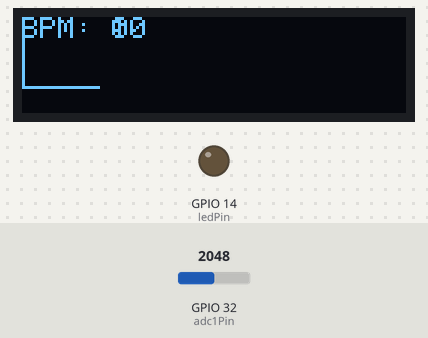
Bench run of a program on a simulated ESP32. On the bench: 128×32 one-colour display, output pins drawn as LEDs (lit = HIGH). Inputs (shaded band) come from the test bench; at power-on: GPIO 32 (adc1Pin) = 2048. What the program prints to the serial monitor is not drawn.

Above: at 5.2 s.
5.3 s: GPIO 32 (adc1Pin) set to 1960
At 5.72 s:
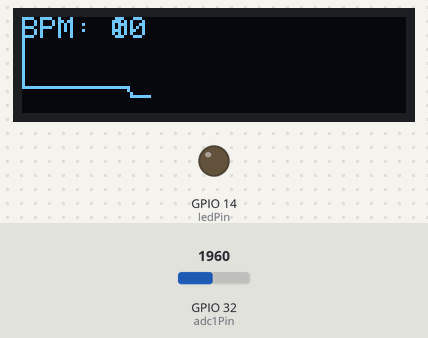
7.0 s: GPIO 32 (adc1Pin) set to 2040
At 9.41 s:
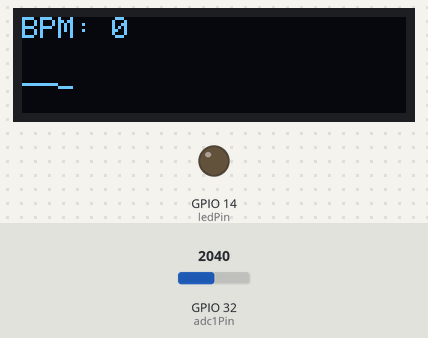
10.0 s: GPIO 32 (adc1Pin) set to 2047
At 10.63 s:
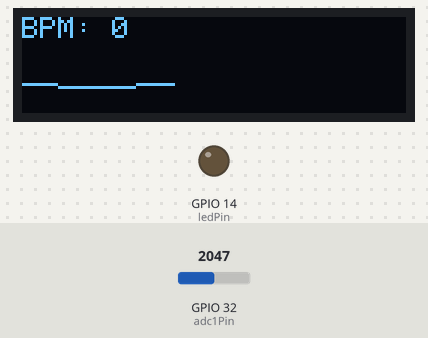
Timing chart, 0 to 13.0 s (numbered marks = the images above; inputs shaded):
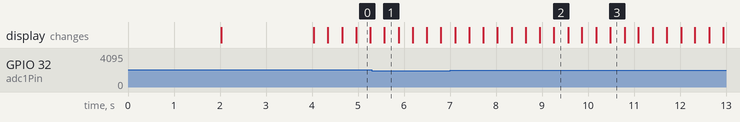

The program:

main.cpp
```cpp
// Burak

#include <Arduino.h>
#include "circularBuffer.h"
#include <Wire.h>
#include <Adafruit_GFX.h>
#include <Adafruit_SSD1306.h>
#include "pro-fdacoefs.h"

int freq = 1000;
volatile int timer_counter = 0;

int adc1Pin = 32;
int ledPin = 14; //fixa led
// int SDApin = 21
// int SCLpin = 22;

int max_threshold = 800;
int min_threshold = 500;
volatile int peak = 0;
bool at_top = false;
volatile int pulses = 0;
int counter;

bool pulseDetected = false;
bool valueAvailable = false;

volatile int bpm = 10;
int lastTime = 0;

hw_timer_t *timer = NULL;

struct circularBuffer intervals;

struct circularBuffer normalization;
int offset = 0;


#define SCREEN_WIDTH 128 // OLED display width,  in pixels
#define SCREEN_HEIGHT 32 // OLED display height, in pixels

Adafruit_SSD1306 oled(128, 32, &Wire, -1);

int adc_value;
int normalized_value;
//int filtered_value;

int Signal;                // holds the incoming raw data. Signal value can range from 0-1024

int x=0;                   // current position of the cursor
int y=0;
int lastx=0;                // last position of the cursor
int lasty=0;


void checkpulseNInterval(int filtered_value);

void IRAM_ATTR sampleCallback() {

  adc_value = analogRead(adc1Pin);
  valueAvailable = true;

  timer_counter++;
}

  //I setup sker följande:
  //Startar serial monitorn
  //pinModes
  //display setup
  //init av buffers
  //timers/callback
void setup() {
  Serial.begin(115200);
  delay(2000);

  pinMode(ledPin, OUTPUT);

  // initialize OLED display with address 0x3C for 128x64
  if (!oled.begin(SSD1306_SWITCHCAPVCC, 0x3C)) {
    Serial.println(F("SSD1306 allocation failed"));
    while (true);
  }
  delay(2000);         // wait for initializing
  oled.clearDisplay(); // clear display
/*
  oled.setTextSize(1);          // text size
  oled.setTextColor(WHITE);     // text color
  oled.setCursor(0, 0);        // position to display
  oled.println("Hello World!"); // text to display
  oled.display();               // show on OLED
  delay(2000);
  oled.clearDisplay();        // clear display
*/


  int* buf_data1 = (int*) malloc(10 * sizeof(int));
  initCircularBuffer(&intervals,buf_data1, 10);

  int* buf_data2 = (int*) malloc(300 * sizeof(int));
  initCircularBuffer(&normalization,buf_data2, 300);

  timer = timerBegin(0,80,true);
  timerAttachInterrupt(timer,&sampleCallback,true);
  timerAlarmWrite(timer, freq, true);
  timerAlarmEnable(timer);
}

  //Metoden kollar om en puls skett och isåfall sätter pulsedetected = true
  //Uppdatering av threshold sker också här
void checkpulseNInterval(int valueToAnalyse) {

  if (valueToAnalyse > peak) {
    peak = valueToAnalyse;
  }
  peak *= 0.99;

  max_threshold = peak * 0.75;
  min_threshold = peak * 0.50;

  /*if(max_threshold <= 250 && min_threshold <= 250)
  {
    max_threshold = 300;
    min_threshold = 300;
  }*/


  if (valueToAnalyse >= (int)max_threshold) {
    //tänd led
    if(at_top == false) {
      at_top = true;
      pulses++;
      pulseDetected = true;
    }
  }
  if (valueToAnalyse <= (int)min_threshold) {
    //släck led
    at_top = false;
  }

}

void loop() {
  int scaled_value = normalized_value;
  //Serial.println(scaled_value);                    // Send the Signal value to Serial Plotter.

  if(x>SCREEN_WIDTH - 1){                    // reset the screen when cursor reaches the border of the LED screen
      oled.clearDisplay();
      x=0;
      lastx=x;
  }

  //These values need to be determined from your signal dynamically
  int lower_bound = -200;                      //minimum signal values
  int upper_bound = 700;                   //Maximum signal values
  //int lower_bound = -200;                      //minimum signal values
  //int upper_bound = 400;                   //Maximum signal values

  float conversion = (upper_bound-lower_bound)/float(SCREEN_HEIGHT);  // a variable is needed fit signal range received by ADC into the screen height
  y = SCREEN_HEIGHT-((scaled_value-lower_bound)/conversion)-1;              // strength of the signal in the screen coordinates
  if(y<12) y = 12;
  if(y>31) y = 31;
  oled.writeLine(lastx,lasty,x,y,WHITE);                              // write a line between previous and the current cursor positions
  lasty=y;
  lastx=x;
  x++;
  oled.display();

  oled.setTextSize(1);          // text size
  oled.setTextColor(WHITE);     // text color
  oled.setCursor(0, 0);        // position to display
  oled.printf("BPM: %d",  bpm); // text to display
  oled.display();               // show on OLED

  delay(10);

    //Denna del räknar ut intervallet mellan varje puls
  if(pulseDetected) {
    int timeNow = millis();
    int interval = timeNow - lastTime;
    lastTime = timeNow;

    if (interval > 300 && interval < 2000) {
      addElement(&intervals, interval);
    }
    pulseDetected = false;

  }
  int timeNow = millis();
  if (timeNow - lastTime > 2000) {
    bpm = 0;
  }

    //Denna del räknar ut bpm genom att ta average values (metod i circBuff) av varje intervall mellan pulser
    //Detta sker var 20e sekund då sampling sker var 1 ms (1000 Hz)
  if(timer_counter - 10000 >= 0) {
    delay(10);
    timer_counter = 0;
    bpm = (int) 60000 / (float)getAverage(&intervals) ;

  }

  if(valueAvailable) {
    addElement(&normalization,adc_value);
    offset = getAverage(&normalization);
    normalized_value = adc_value - offset;
    checkpulseNInterval(normalized_value);
    valueAvailable = false;
  }


  //printf("Timer_counter %d \n", timer_counter);
  printf("BPM %d \n", bpm);
  printf("pulses %d \n", pulses);
  printf("max_t %d \n", max_threshold);
  printf("min_t %d \n", min_threshold);

  Serial.print(">");
  Serial.print("raw_value:");
  Serial.print(adc_value);
  Serial.print(",");
  Serial.print("norm_value:");
  Serial.print(normalized_value);
  Serial.print(",");
  //Serial.print("filt_value:");
  //Serial.print(filtered_value);
  //Serial.print(",");
}
```

circularBuffer.cpp
```cpp
#include <stdio.h>
#include <limits.h>
#include "circularBuffer.h"


void initCircularBuffer(struct circularBuffer* bufferPtr, int* data, int maxLength) {
  bufferPtr->data = data;
  bufferPtr->head = 0;
  bufferPtr->tail = 0;
  bufferPtr->maxLength = maxLength;
  bufferPtr->size = 0;
  bufferPtr->sum = 0;
  bufferPtr->average = 0;
}

/*
 * This function should check if the buffer pointed to by bufferPtr
 * contains one or more elements with the value specified by the
 * 'value' argument.
 *
 * The function should return:
 *  - 'value' if the an element with the argument value was found in the queue.
 *  - INT_MIN (defined in limits.h) if value was not found.
 */
int contains(struct circularBuffer* bufferPtr, int value)
{
  int startIndex = bufferPtr -> head;

  while (startIndex != bufferPtr->tail)
  {
    if(bufferPtr->data[startIndex] == value) {
      return value;
    }
    startIndex = (startIndex+1) % (bufferPtr->maxLength);
  }
  return INT_MIN;
}

/*
 * This function should add the value specified by the 'value'
 * argument at the tail of the buffer.
 *
 * The function should return:
 *  - 'value' if the value was successfully added to the queue.
 *  - INT_MIN (defined in limits.h) if the value was not added.
 */
int addElement(struct circularBuffer* bufferPtr, int value)
{
  int tailIndex = bufferPtr->tail;
  int headIndex = bufferPtr->head;


  if(bufferPtr->size == bufferPtr->maxLength)  // om det är fullt
  {
    removeHead(bufferPtr);
    bufferPtr->head = (headIndex + 1) % bufferPtr->maxLength;
  }

  bufferPtr->data[tailIndex] = value;
  bufferPtr->tail = (tailIndex + 1) % bufferPtr->maxLength;
  bufferPtr->size++;
  bufferPtr->sum += value;
  return value;

}


/*
 * Remove the oldest element, which is at the head of the queue.
 *
 * The function should return:
 *   - 'value' if the head element was successfully removed
 *   - INT_MIN (defined in limits.h) if no element was removed (i.e., the
 *     queue was empty when the function was called.
 */
int removeHead(struct circularBuffer* bufferPtr)
{
  int startIndex = bufferPtr->head;
  int headValue;

  if(bufferPtr->data[startIndex] != INT_MIN) {
    headValue = bufferPtr->data[startIndex];
    bufferPtr->data[startIndex] = INT_MIN;
    bufferPtr->head = (bufferPtr->head + 1) % (bufferPtr->maxLength);
    bufferPtr->size--;
    bufferPtr->sum -= headValue;
    return headValue;
  }
  return INT_MIN;
}

int get(struct circularBuffer* bufferPtr, int i)
{
  return bufferPtr->data[(bufferPtr->head + i)%bufferPtr->maxLength];
}

/*
 * Print the elements in the buffer from head to tail.
 */
void printBuffer(struct circularBuffer* bufferPtr) {
  int startIndex = bufferPtr -> head;
  while (startIndex != bufferPtr->tail)
  {
    printf("%d, ", bufferPtr->data[startIndex]);
    startIndex = (startIndex+1) % (bufferPtr->maxLength);
  }
}

int getSize(struct circularBuffer* bufferPtr)
{
  return bufferPtr->size;
}

int getSum(struct circularBuffer* bufferPtr)
{
    return bufferPtr->sum;

}

float getAverage(struct circularBuffer* bufferPtr)
{
  return bufferPtr->sum/bufferPtr->size;
}
```

circularBuffer.h
```cpp
#ifndef CIRCULAR_BUFFER_H
#define CIRCULAR_BUFFER_H


/*
 * Data structure used to hold a circular buffer.
 */
struct circularBuffer{
  int * data;
  int head;
  int tail;
  int maxLength;
  int size;
  int sum;
  int average;
};


/*
 * Initialize an empty buffer.
 */
void initCircularBuffer(struct circularBuffer* bufferPtr, int* data, int maxLen);


/*
 * This function should check if the buffer pointed to by bufferPtr
 * contains one or more elements with the value specified by the
 * 'value' argument.
 *
 * The function should return:
 *  - 'value' if the an element with the argument value was found in the queue.
 *  - INT_MIN (defined in limits.h) if value was not found.
 */
int contains(struct circularBuffer* bufferPtr, int value);

/*
 * This function should add the value specified by the 'value'
 * argument at the tail of the buffer.
 *
 * The function should return:
 *  - 'value' if the value was successfully added to the queue.
 *  - INT_MIN (defined in limits.h) if the value was not added.
 */
int addElement(struct circularBuffer* bufferPtr, int value);

/*
 * Remove the oldest element, which is at the head of the queue.
 *
 * The function should return:
 *   - 'value' if the head element was successfully removed
 *   - INT_MIN (defined in limits.h) if no element was removed (i.e., the
 *     queue was empty when the function was called.
 */
int removeHead(struct circularBuffer* bufferPtr);

/*
 * Print the elements in the buffer from head to tail.
 */
void printBuffer(struct circularBuffer* bufferPtr);

int get(struct circularBuffer* bufferPtr, int i);

int getSize(struct circularBuffer* bufferPtr);

int getSum(struct circularBuffer* bufferPtr);

float getAverage(struct circularBuffer* bufferPtr);

#endif
```

pro-fdacoefs.h
```cpp
/*
 * Filter Coefficients (C Source) generated by the Filter Design and Analysis Tool
 * Generated by MATLAB(R) 25.2 and Signal Processing Toolbox 25.2.
 * Generated on: 19-Mar-2026 11:46:05
 */

/*
 * Discrete-Time IIR Filter (real)
 * -------------------------------
 * Filter Structure    : Direct-Form II, Second-Order Sections
 * Number of Sections  : 3
 * Stable              : Yesfloat
 * Linear Phase        : No
 */

/* General type conversion for MATLAB generated C-code  */
//#include "tmwtypes.h"

/*
 * Expected path to tmwtypes.h
 * /Applications/MATLAB_R2025b.app/extern/include/tmwtypes.h
 */
#define MWSPT_NSEC 7
static float NL[MWSPT_NSEC] = { 1,3,1,3,1,3,1 };
static float NUM[MWSPT_NSEC][3] = {
  {
    0.01310812086282,                 0,                 0
  },
  {
                   1,                 0,                -1
  },
  {
    0.01310812086282,                 0,                 0
  },
  {
                   1,                 0,                -1
  },
  {
     0.0130236025687,                 0,                 0
  },
  {
                   1,                 0,                -1
  },
  {
                   1,                 0,                 0
  }
};
static float DL[MWSPT_NSEC] = { 1,3,1,3,1,3,1 };
static float DEN[MWSPT_NSEC][3] = {
  {
                   1,                 0,                 0
  },
  {
                   1,   -1.976931685814,   0.9778173517663
  },
  {
                   1,                 0,                 0
  },
  {
                   1,   -1.996024562322,    0.996052349253
  },
  {
                   1,                 0,                 0
  },
  {
                   1,   -1.973796930803,   0.9739527948626
  },
  {
                   1,                 0,                 0
  }
};
```
